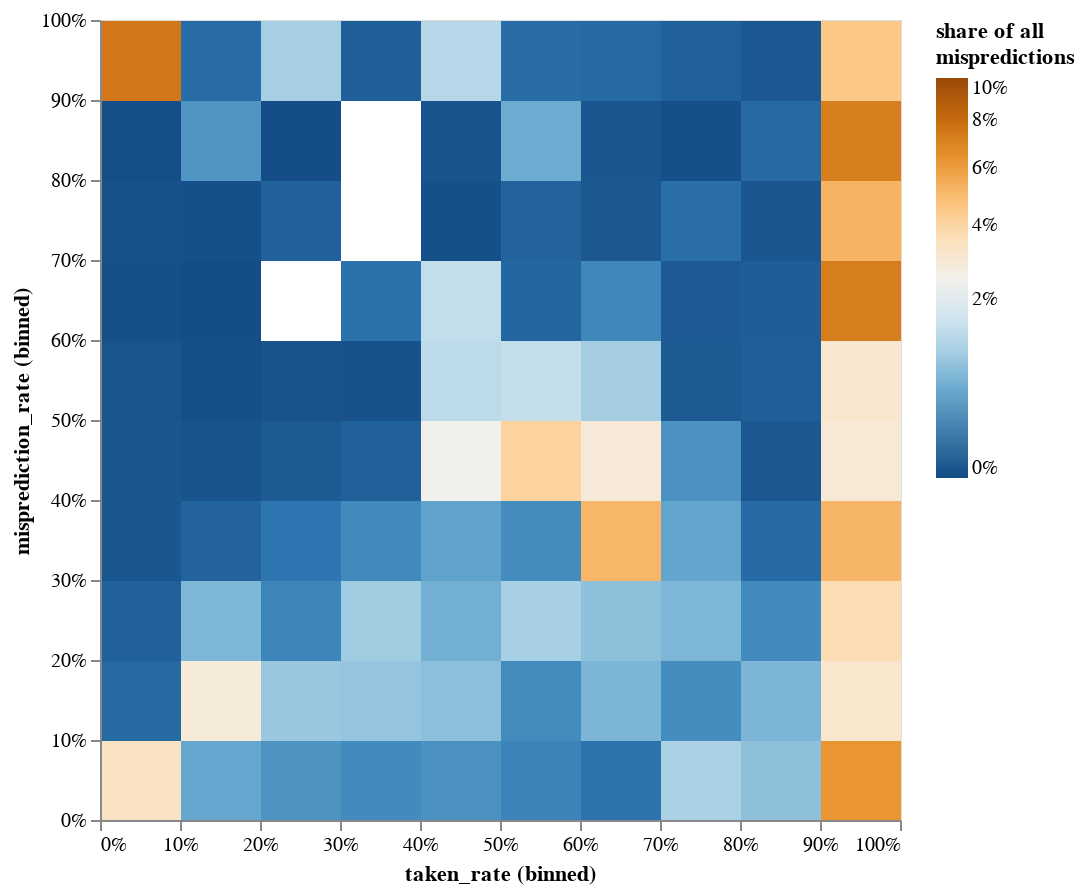

Here is the notebook cell this chart was saved with:
### Code cell
ddf = df.lazy().groupby([
    pl.col('inst_addr'),
    pl.col('alloc_context'),
    pl.col('checkpoint'),
    pl.col('simpoint_weight'),
    pl.col('virtual'),
    pl.col('return')
]).agg(
    pl.col('taken').cast(pl.UInt32).sum(),
    pl.col('mispredicted').cast(pl.UInt32).sum(),
    pl.count()
).groupby([
    pl.col('inst_addr'),
    pl.col('alloc_context'),
    pl.col('virtual'),
    pl.col('return')
]).agg([
    (pl.col('taken') * pl.col('simpoint_weight')).sum(),
    (pl.col('mispredicted') * pl.col('simpoint_weight')).sum(),
    (pl.col('count') * pl.col('simpoint_weight')).sum()
]).with_columns([
    (pl.col('taken') / pl.col('count')).alias('taken_rate'),
    (pl.col('mispredicted') / pl.col('count')).alias('misprediction_rate'),
    pl.col('count').sum().alias('total count'),
    (pl.col('count') / pl.col('count').sum()).alias('share of occurences'),
    (pl.col('mispredicted') / pl.col('mispredicted').sum()).alias('share of mispredictions')
]).filter(
    (pl.col('alloc_context') != 0) # & pl.col('virtual') & ~pl.col('return')
).sort(
    'mispredicted',
    descending=True
).collect(streaming=True)

alt.Chart(ddf).mark_rect().encode(
    x=alt.X("taken_rate:Q", bin=True).axis(format='.0%'),
    y=alt.Y("misprediction_rate:Q", bin=True).axis(format='.0%'),
    color=alt.Color('sum(share of mispredictions):Q',
                    scale=alt.Scale(type='sqrt', scheme='blueorange',domain=[0, 0.1]),
                    legend=alt.Legend(format=".0%",title=['share of all', 'mispredictions']))
).properties(
    width=400,
    height=400
)

#ddf.head(5)

### Figure 1 — Vega specification as saved in the notebook (floating-point values rounded to 4 significant figures)
{"$schema": "https://vega.github.io/schema/vega/v5.json", "data": [{"name": "source_0", "values": [{"bin_maxbins_10_misprediction_rate": 0.4, "bin_maxbins_10_misprediction_rate_end": 0.5, "bin_maxbins_10_taken_rate": 0.6, "bin_maxbins_10_taken_rate_end": 0.7, "sum_share of mispredictions": 0.02924}, {"bin_maxbins_10_misprediction_rate": 0.3, "bin_maxbins_10_misprediction_rate_end": 0.4, "bin_maxbins_10_taken_rate": 0.6, "bin_maxbins_10_taken_rate_end": 0.7, "sum_share of mispredictions": 0.05156}, {"bin_maxbins_10_misprediction_rate": 0.4, "bin_maxbins_10_misprediction_rate_end": 0.5, "bin_maxbins_10_taken_rate": 0.4, "bin_maxbins_10_taken_rate_end": 0.5, "sum_share of mispredictions": 0.02477}, {"bin_maxbins_10_misprediction_rate": 0.1, "bin_maxbins_10_misprediction_rate_end": 0.2, "bin_maxbins_10_taken_rate": 0.1, "bin_maxbins_10_taken_rate_end": 0.2, "sum_share of mispredictions": 0.02892}, {"bin_maxbins_10_misprediction_rate": 0.6, "bin_maxbins_10_misprediction_rate_end": 0.7, "bin_maxbins_10_taken_rate": 0.4, "bin_maxbins_10_taken_rate_end": 0.5, "sum_share of mispredictions": 0.01386}, {"bin_maxbins_10_misprediction_rate": 0.9, "bin_maxbins_10_misprediction_rate_end": 1.0, "bin_maxbins_10_taken_rate": 0.0, "bin_maxbins_10_taken_rate_end": 0.1, "sum_share of mispredictions": 0.07497}, {"bin_maxbins_10_misprediction_rate": 0.4, "bin_maxbins_10_misprediction_rate_end": 0.5, "bin_maxbins_10_taken_rate": 0.5, "bin_maxbins_10_taken_rate_end": 0.6, "sum_share of mispredictions": 0.04101}, {"bin_maxbins_10_misprediction_rate": 0.5, "bin_maxbins_10_misprediction_rate_end": 0.6, "bin_maxbins_10_taken_rate": 0.4, "bin_maxbins_10_taken_rate_end": 0.5, "sum_share of mispredictions": 0.01283}, {"bin_maxbins_10_misprediction_rate": 0.9, "bin_maxbins_10_misprediction_rate_end": 1.0, "bin_maxbins_10_taken_rate": 0.9, "bin_maxbins_10_taken_rate_end": 1.0, "sum_share of mispredictions": 0.04545}, {"bin_maxbins_10_misprediction_rate": 0.9, "bin_maxbins_10_misprediction_rate_end": 1.0, "bin_maxbins_10_taken_rate": 0.4, "bin_maxbins_10_taken_rate_end": 0.5, "sum_share of mispredictions": 0.01202}, {"bin_maxbins_10_misprediction_rate": 0.8, "bin_maxbins_10_misprediction_rate_end": 0.9, "bin_maxbins_10_taken_rate": 0.9, "bin_maxbins_10_taken_rate_end": 1.0, "sum_share of mispredictions": 0.07194}, {"bin_maxbins_10_misprediction_rate": 0.4, "bin_maxbins_10_misprediction_rate_end": 0.5, "bin_maxbins_10_taken_rate": 0.9, "bin_maxbins_10_taken_rate_end": 1.0, "sum_share of mispredictions": 0.02978}, {"bin_maxbins_10_misprediction_rate": 0.6, "bin_maxbins_10_misprediction_rate_end": 0.7, "bin_maxbins_10_taken_rate": 0.9, "bin_maxbins_10_taken_rate_end": 1.0, "sum_share of mispredictions": 0.0724}, {"bin_maxbins_10_misprediction_rate": 0.9, "bin_maxbins_10_misprediction_rate_end": 1.0, "bin_maxbins_10_taken_rate": 0.2, "bin_maxbins_10_taken_rate_end": 0.3, "sum_share of mispredictions": 0.01016}, {"bin_maxbins_10_misprediction_rate": 0.7, "bin_maxbins_10_misprediction_rate_end": 0.8, "bin_maxbins_10_taken_rate": 0.9, "bin_maxbins_10_taken_rate_end": 1.0, "sum_share of mispredictions": 0.05277}, {"bin_maxbins_10_misprediction_rate": 0.2, "bin_maxbins_10_misprediction_rate_end": 0.3, "bin_maxbins_10_taken_rate": 0.9, "bin_maxbins_10_taken_rate_end": 1.0, "sum_share of mispredictions": 0.03697}, {"bin_maxbins_10_misprediction_rate": 0.0, "bin_maxbins_10_misprediction_rate_end": 0.1, "bin_maxbins_10_taken_rate": 0.0, "bin_maxbins_10_taken_rate_end": 0.1, "sum_share of mispredictions": 0.03344}, {"bin_maxbins_10_misprediction_rate": 0.5, "bin_maxbins_10_misprediction_rate_end": 0.6, "bin_maxbins_10_taken_rate": 0.6, "bin_maxbins_10_taken_rate_end": 0.7, "sum_share of mispredictions": 0.009753}, {"bin_maxbins_10_misprediction_rate": 0.2, "bin_maxbins_10_misprediction_rate_end": 0.3, "bin_maxbins_10_taken_rate": 0.3, "bin_maxbins_10_taken_rate_end": 0.4, "sum_share of mispredictions": 0.009352}, {"bin_maxbins_10_misprediction_rate": 0.3, "bin_maxbins_10_misprediction_rate_end": 0.4, "bin_maxbins_10_taken_rate": 0.9, "bin_maxbins_10_taken_rate_end": 1.0, "sum_share of mispredictions": 0.05176}, {"bin_maxbins_10_misprediction_rate": 0.5, "bin_maxbins_10_misprediction_rate_end": 0.6, "bin_maxbins_10_taken_rate": 0.9, "bin_maxbins_10_taken_rate_end": 1.0, "sum_share of mispredictions": 0.03123}, {"bin_maxbins_10_misprediction_rate": 0.2, "bin_maxbins_10_misprediction_rate_end": 0.3, "bin_maxbins_10_taken_rate": 0.5, "bin_maxbins_10_taken_rate_end": 0.6, "sum_share of mispredictions": 0.01033}, {"bin_maxbins_10_misprediction_rate": 0.5, "bin_maxbins_10_misprediction_rate_end": 0.6, "bin_maxbins_10_taken_rate": 0.5, "bin_maxbins_10_taken_rate_end": 0.6, "sum_share of mispredictions": 0.01398}, {"bin_maxbins_10_misprediction_rate": 0.2, "bin_maxbins_10_misprediction_rate_end": 0.3, "bin_maxbins_10_taken_rate": 0.6, "bin_maxbins_10_taken_rate_end": 0.7, "sum_share of mispredictions": 0.007506}, {"bin_maxbins_10_misprediction_rate": 0.0, "bin_maxbins_10_misprediction_rate_end": 0.1, "bin_maxbins_10_taken_rate": 0.9, "bin_maxbins_10_taken_rate_end": 1.0, "sum_share of mispredictions": 0.06335}, {"bin_maxbins_10_misprediction_rate": 0.1, "bin_maxbins_10_misprediction_rate_end": 0.2, "bin_maxbins_10_taken_rate": 0.9, "bin_maxbins_10_taken_rate_end": 1.0, "sum_share of mispredictions": 0.0314}, {"bin_maxbins_10_misprediction_rate": 0.0, "bin_maxbins_10_misprediction_rate_end": 0.1, "bin_maxbins_10_taken_rate": 0.7, "bin_maxbins_10_taken_rate_end": 0.8, "sum_share of mispredictions": 0.01062}, {"bin_maxbins_10_misprediction_rate": 0.1, "bin_maxbins_10_misprediction_rate_end": 0.2, "bin_maxbins_10_taken_rate": 0.4, "bin_maxbins_10_taken_rate_end": 0.5, "sum_share of mispredictions": 0.007431}, {"bin_maxbins_10_misprediction_rate": 0.1, "bin_maxbins_10_misprediction_rate_end": 0.2, "bin_maxbins_10_taken_rate": 0.2, "bin_maxbins_10_taken_rate_end": 0.3, "sum_share of mispredictions": 0.008629}, {"bin_maxbins_10_misprediction_rate": 0.2, "bin_maxbins_10_misprediction_rate_end": 0.3, "bin_maxbins_10_taken_rate": 0.4, "bin_maxbins_10_taken_rate_end": 0.5, "sum_share of mispredictions": 0.00542}, {"bin_maxbins_10_misprediction_rate": 0.8, "bin_maxbins_10_misprediction_rate_end": 0.9, "bin_maxbins_10_taken_rate": 0.5, "bin_maxbins_10_taken_rate_end": 0.6, "sum_share of mispredictions": 0.005065}, {"bin_maxbins_10_misprediction_rate": 0.0, "bin_maxbins_10_misprediction_rate_end": 0.1, "bin_maxbins_10_taken_rate": 0.1, "bin_maxbins_10_taken_rate_end": 0.2, "sum_share of mispredictions": 0.004488}, {"bin_maxbins_10_misprediction_rate": 0.1, "bin_maxbins_10_misprediction_rate_end": 0.2, "bin_maxbins_10_taken_rate": 0.6, "bin_maxbins_10_taken_rate_end": 0.7, "sum_share of mispredictions": 0.006148}, {"bin_maxbins_10_misprediction_rate": 0.2, "bin_maxbins_10_misprediction_rate_end": 0.3, "bin_maxbins_10_taken_rate": 0.1, "bin_maxbins_10_taken_rate_end": 0.2, "sum_share of mispredictions": 0.006214}, {"bin_maxbins_10_misprediction_rate": 0.4, "bin_maxbins_10_misprediction_rate_end": 0.5, "bin_maxbins_10_taken_rate": 0.7, "bin_maxbins_10_taken_rate_end": 0.8, "sum_share of mispredictions": 0.00258}, {"bin_maxbins_10_misprediction_rate": 0.0, "bin_maxbins_10_misprediction_rate_end": 0.1, "bin_maxbins_10_taken_rate": 0.8, "bin_maxbins_10_taken_rate_end": 0.9, "sum_share of mispredictions": 0.007624}, {"bin_maxbins_10_misprediction_rate": 0.6, "bin_maxbins_10_misprediction_rate_end": 0.7, "bin_maxbins_10_taken_rate": 0.6, "bin_maxbins_10_taken_rate_end": 0.7, "sum_share of mispredictions": 0.001869}, {"bin_maxbins_10_misprediction_rate": 0.8, "bin_maxbins_10_misprediction_rate_end": 0.9, "bin_maxbins_10_taken_rate": 0.1, "bin_maxbins_10_taken_rate_end": 0.2, "sum_share of mispredictions": 0.00294}, {"bin_maxbins_10_misprediction_rate": 0.1, "bin_maxbins_10_misprediction_rate_end": 0.2, "bin_maxbins_10_taken_rate": 0.8, "bin_maxbins_10_taken_rate_end": 0.9, "sum_share of mispredictions": 0.006157}, {"bin_maxbins_10_misprediction_rate": 0.2, "bin_maxbins_10_misprediction_rate_end": 0.3, "bin_maxbins_10_taken_rate": 0.7, "bin_maxbins_10_taken_rate_end": 0.8, "sum_share of mispredictions": 0.006259}, {"bin_maxbins_10_misprediction_rate": 0.1, "bin_maxbins_10_misprediction_rate_end": 0.2, "bin_maxbins_10_taken_rate": 0.3, "bin_maxbins_10_taken_rate_end": 0.4, "sum_share of mispredictions": 0.008188}, {"bin_maxbins_10_misprediction_rate": 0.0, "bin_maxbins_10_misprediction_rate_end": 0.1, "bin_maxbins_10_taken_rate": 0.4, "bin_maxbins_10_taken_rate_end": 0.5, "sum_share of mispredictions": 0.002611}, {"bin_maxbins_10_misprediction_rate": 0.3, "bin_maxbins_10_misprediction_rate_end": 0.4, "bin_maxbins_10_taken_rate": 0.4, "bin_maxbins_10_taken_rate_end": 0.5, "sum_share of mispredictions": 0.00422}, {"bin_maxbins_10_misprediction_rate": 0.3, "bin_maxbins_10_misprediction_rate_end": 0.4, "bin_maxbins_10_taken_rate": 0.3, "bin_maxbins_10_taken_rate_end": 0.4, "sum_share of mispredictions": 0.001992}, {"bin_maxbins_10_misprediction_rate": 0.3, "bin_maxbins_10_misprediction_rate_end": 0.4, "bin_maxbins_10_taken_rate": 0.5, "bin_maxbins_10_taken_rate_end": 0.6, "sum_share of mispredictions": 0.00214}, {"bin_maxbins_10_misprediction_rate": 0.1, "bin_maxbins_10_misprediction_rate_end": 0.2, "bin_maxbins_10_taken_rate": 0.5, "bin_maxbins_10_taken_rate_end": 0.6, "sum_share of mispredictions": 0.002133}, {"bin_maxbins_10_misprediction_rate": 0.1, "bin_maxbins_10_misprediction_rate_end": 0.2, "bin_maxbins_10_taken_rate": 0.7, "bin_maxbins_10_taken_rate_end": 0.8, "sum_share of mispredictions": 0.002277}, {"bin_maxbins_10_misprediction_rate": 0.2, "bin_maxbins_10_misprediction_rate_end": 0.3, "bin_maxbins_10_taken_rate": 0.8, "bin_maxbins_10_taken_rate_end": 0.9, "sum_share of mispredictions": 0.00207}, {"bin_maxbins_10_misprediction_rate": 0.0, "bin_maxbins_10_misprediction_rate_end": 0.1, "bin_maxbins_10_taken_rate": 0.3, "bin_maxbins_10_taken_rate_end": 0.4, "sum_share of mispredictions": 0.002089}, {"bin_maxbins_10_misprediction_rate": 0.3, "bin_maxbins_10_misprediction_rate_end": 0.4, "bin_maxbins_10_taken_rate": 0.7, "bin_maxbins_10_taken_rate_end": 0.8, "sum_share of mispredictions": 0.004339}, {"bin_maxbins_10_misprediction_rate": 0.0, "bin_maxbins_10_misprediction_rate_end": 0.1, "bin_maxbins_10_taken_rate": 0.5, "bin_maxbins_10_taken_rate_end": 0.6, "sum_share of mispredictions": 0.001609}, {"bin_maxbins_10_misprediction_rate": 0.9, "bin_maxbins_10_misprediction_rate_end": 1.0, "bin_maxbins_10_taken_rate": 0.5, "bin_maxbins_10_taken_rate_end": 0.6, "sum_share of mispredictions": 0.0005824}, {"bin_maxbins_10_misprediction_rate": 0.6, "bin_maxbins_10_misprediction_rate_end": 0.7, "bin_maxbins_10_taken_rate": 0.3, "bin_maxbins_10_taken_rate_end": 0.4, "sum_share of mispredictions": 0.0007517}, {"bin_maxbins_10_misprediction_rate": 0.8, "bin_maxbins_10_misprediction_rate_end": 0.9, "bin_maxbins_10_taken_rate": 0.8, "bin_maxbins_10_taken_rate_end": 0.9, "sum_share of mispredictions": 0.000438}, {"bin_maxbins_10_misprediction_rate": 0.3, "bin_maxbins_10_misprediction_rate_end": 0.4, "bin_maxbins_10_taken_rate": 0.2, "bin_maxbins_10_taken_rate_end": 0.3, "sum_share of mispredictions": 0.0009003}, {"bin_maxbins_10_misprediction_rate": 0.7, "bin_maxbins_10_misprediction_rate_end": 0.8, "bin_maxbins_10_taken_rate": 0.7, "bin_maxbins_10_taken_rate_end": 0.8, "sum_share of mispredictions": 0.000608}, {"bin_maxbins_10_misprediction_rate": 0.6, "bin_maxbins_10_misprediction_rate_end": 0.7, "bin_maxbins_10_taken_rate": 0.5, "bin_maxbins_10_taken_rate_end": 0.6, "sum_share of mispredictions": 0.000347}, {"bin_maxbins_10_misprediction_rate": 0.0, "bin_maxbins_10_misprediction_rate_end": 0.1, "bin_maxbins_10_taken_rate": 0.2, "bin_maxbins_10_taken_rate_end": 0.3, "sum_share of mispredictions": 0.00276}, {"bin_maxbins_10_misprediction_rate": 0.7, "bin_maxbins_10_misprediction_rate_end": 0.8, "bin_maxbins_10_taken_rate": 0.5, "bin_maxbins_10_taken_rate_end": 0.6, "sum_share of mispredictions": 0.0002783}, {"bin_maxbins_10_misprediction_rate": 0.9, "bin_maxbins_10_misprediction_rate_end": 1.0, "bin_maxbins_10_taken_rate": 0.7, "bin_maxbins_10_taken_rate_end": 0.8, "sum_share of mispredictions": 0.0002344}, {"bin_maxbins_10_misprediction_rate": 0.9, "bin_maxbins_10_misprediction_rate_end": 1.0, "bin_maxbins_10_taken_rate": 0.6, "bin_maxbins_10_taken_rate_end": 0.7, "sum_share of mispredictions": 0.0004762}, {"bin_maxbins_10_misprediction_rate": 0.2, "bin_maxbins_10_misprediction_rate_end": 0.3, "bin_maxbins_10_taken_rate": 0.2, "bin_maxbins_10_taken_rate_end": 0.3, "sum_share of mispredictions": 0.001743}, {"bin_maxbins_10_misprediction_rate": 0.1, "bin_maxbins_10_misprediction_rate_end": 0.2, "bin_maxbins_10_taken_rate": 0.0, "bin_maxbins_10_taken_rate_end": 0.1, "sum_share of mispredictions": 0.0004657}, {"bin_maxbins_10_misprediction_rate": 0.0, "bin_maxbins_10_misprediction_rate_end": 0.1, "bin_maxbins_10_taken_rate": 0.6, "bin_maxbins_10_taken_rate_end": 0.7, "sum_share of mispredictions": 0.0007967}, {"bin_maxbins_10_misprediction_rate": 0.9, "bin_maxbins_10_misprediction_rate_end": 1.0, "bin_maxbins_10_taken_rate": 0.1, "bin_maxbins_10_taken_rate_end": 0.2, "sum_share of mispredictions": 0.0005403}, {"bin_maxbins_10_misprediction_rate": 0.9, "bin_maxbins_10_misprediction_rate_end": 1.0, "bin_maxbins_10_taken_rate": 0.3, "bin_maxbins_10_taken_rate_end": 0.4, "sum_share of mispredictions": 0.0002137}, {"bin_maxbins_10_misprediction_rate": 0.5, "bin_maxbins_10_misprediction_rate_end": 0.6, "bin_maxbins_10_taken_rate": 0.8, "bin_maxbins_10_taken_rate_end": 0.9, "sum_share of mispredictions": 0.0001939}, {"bin_maxbins_10_misprediction_rate": 0.3, "bin_maxbins_10_misprediction_rate_end": 0.4, "bin_maxbins_10_taken_rate": 0.1, "bin_maxbins_10_taken_rate_end": 0.2, "sum_share of mispredictions": 0.0002724}, {"bin_maxbins_10_misprediction_rate": 0.4, "bin_maxbins_10_misprediction_rate_end": 0.5, "bin_maxbins_10_taken_rate": 0.2, "bin_maxbins_10_taken_rate_end": 0.3, "sum_share of mispredictions": 0.0001094}, {"bin_maxbins_10_misprediction_rate": 0.9, "bin_maxbins_10_misprediction_rate_end": 1.0, "bin_maxbins_10_taken_rate": 0.8, "bin_maxbins_10_taken_rate_end": 0.9, "sum_share of mispredictions": 7.589e-05}, {"bin_maxbins_10_misprediction_rate": 0.2, "bin_maxbins_10_misprediction_rate_end": 0.3, "bin_maxbins_10_taken_rate": 0.0, "bin_maxbins_10_taken_rate_end": 0.1, "sum_share of mispredictions": 0.0002264}, {"bin_maxbins_10_misprediction_rate": 0.4, "bin_maxbins_10_misprediction_rate_end": 0.5, "bin_maxbins_10_taken_rate": 0.3, "bin_maxbins_10_taken_rate_end": 0.4, "sum_share of mispredictions": 0.0002378}, {"bin_maxbins_10_misprediction_rate": 0.5, "bin_maxbins_10_misprediction_rate_end": 0.6, "bin_maxbins_10_taken_rate": 0.7, "bin_maxbins_10_taken_rate_end": 0.8, "sum_share of mispredictions": 0.0001049}, {"bin_maxbins_10_misprediction_rate": 0.6, "bin_maxbins_10_misprediction_rate_end": 0.7, "bin_maxbins_10_taken_rate": 0.8, "bin_maxbins_10_taken_rate_end": 0.9, "sum_share of mispredictions": 0.0001681}, {"bin_maxbins_10_misprediction_rate": 0.7, "bin_maxbins_10_misprediction_rate_end": 0.8, "bin_maxbins_10_taken_rate": 0.2, "bin_maxbins_10_taken_rate_end": 0.3, "sum_share of mispredictions": 0.0002529}, {"bin_maxbins_10_misprediction_rate": 0.3, "bin_maxbins_10_misprediction_rate_end": 0.4, "bin_maxbins_10_taken_rate": 0.8, "bin_maxbins_10_taken_rate_end": 0.9, "sum_share of mispredictions": 0.0005049}, {"bin_maxbins_10_misprediction_rate": 0.8, "bin_maxbins_10_misprediction_rate_end": 0.9, "bin_maxbins_10_taken_rate": 0.6, "bin_maxbins_10_taken_rate_end": 0.7, "sum_share of mispredictions": 5.997e-05}, {"bin_maxbins_10_misprediction_rate": 0.6, "bin_maxbins_10_misprediction_rate_end": 0.7, "bin_maxbins_10_taken_rate": 0.7, "bin_maxbins_10_taken_rate_end": 0.8, "sum_share of mispredictions": 0.0001164}, {"bin_maxbins_10_misprediction_rate": 0.8, "bin_maxbins_10_misprediction_rate_end": 0.9, "bin_maxbins_10_taken_rate": 0.4, "bin_maxbins_10_taken_rate_end": 0.5, "sum_share of mispredictions": 3.617e-05}, {"bin_maxbins_10_misprediction_rate": 0.4, "bin_maxbins_10_misprediction_rate_end": 0.5, "bin_maxbins_10_taken_rate": 0.1, "bin_maxbins_10_taken_rate_end": 0.2, "sum_share of mispredictions": 3.199e-05}, {"bin_maxbins_10_misprediction_rate": 0.7, "bin_maxbins_10_misprediction_rate_end": 0.8, "bin_maxbins_10_taken_rate": 0.6, "bin_maxbins_10_taken_rate_end": 0.7, "sum_share of mispredictions": 7.787e-05}, {"bin_maxbins_10_misprediction_rate": 0.4, "bin_maxbins_10_misprediction_rate_end": 0.5, "bin_maxbins_10_taken_rate": 0.8, "bin_maxbins_10_taken_rate_end": 0.9, "sum_share of mispredictions": 8.504e-05}, {"bin_maxbins_10_misprediction_rate": 0.7, "bin_maxbins_10_misprediction_rate_end": 0.8, "bin_maxbins_10_taken_rate": 0.8, "bin_maxbins_10_taken_rate_end": 0.9, "sum_share of mispredictions": 5.964e-05}, {"bin_maxbins_10_misprediction_rate": 0.4, "bin_maxbins_10_misprediction_rate_end": 0.5, "bin_maxbins_10_taken_rate": 0.0, "bin_maxbins_10_taken_rate_end": 0.1, "sum_share of mispredictions": 6.227e-05}, {"bin_maxbins_10_misprediction_rate": 0.3, "bin_maxbins_10_misprediction_rate_end": 0.4, "bin_maxbins_10_taken_rate": 0.0, "bin_maxbins_10_taken_rate_end": 0.1, "sum_share of mispredictions": 6.709e-05}, {"bin_maxbins_10_misprediction_rate": 0.7, "bin_maxbins_10_misprediction_rate_end": 0.8, "bin_maxbins_10_taken_rate": 0.4, "bin_maxbins_10_taken_rate_end": 0.5, "sum_share of mispredictions": 1.449e-05}, {"bin_maxbins_10_misprediction_rate": 0.7, "bin_maxbins_10_misprediction_rate_end": 0.8, "bin_maxbins_10_taken_rate": 0.1, "bin_maxbins_10_taken_rate_end": 0.2, "sum_share of mispredictions": 1.204e-05}, {"bin_maxbins_10_misprediction_rate": 0.5, "bin_maxbins_10_misprediction_rate_end": 0.6, "bin_maxbins_10_taken_rate": 0.3, "bin_maxbins_10_taken_rate_end": 0.4, "sum_share of mispredictions": 2.233e-05}, {"bin_maxbins_10_misprediction_rate": 0.8, "bin_maxbins_10_misprediction_rate_end": 0.9, "bin_maxbins_10_taken_rate": 0.7, "bin_maxbins_10_taken_rate_end": 0.8, "sum_share of mispredictions": 1.031e-05}, {"bin_maxbins_10_misprediction_rate": 0.6, "bin_maxbins_10_misprediction_rate_end": 0.7, "bin_maxbins_10_taken_rate": 0.0, "bin_maxbins_10_taken_rate_end": 0.1, "sum_share of mispredictions": 1.024e-05}, {"bin_maxbins_10_misprediction_rate": 0.5, "bin_maxbins_10_misprediction_rate_end": 0.6, "bin_maxbins_10_taken_rate": 0.0, "bin_maxbins_10_taken_rate_end": 0.1, "sum_share of mispredictions": 4.963e-05}, {"bin_maxbins_10_misprediction_rate": 0.5, "bin_maxbins_10_misprediction_rate_end": 0.6, "bin_maxbins_10_taken_rate": 0.2, "bin_maxbins_10_taken_rate_end": 0.3, "sum_share of mispredictions": 3.311e-05}, {"bin_maxbins_10_misprediction_rate": 0.7, "bin_maxbins_10_misprediction_rate_end": 0.8, "bin_maxbins_10_taken_rate": 0.0, "bin_maxbins_10_taken_rate_end": 0.1, "sum_share of mispredictions": 1.83e-05}, {"bin_maxbins_10_misprediction_rate": 0.5, "bin_maxbins_10_misprediction_rate_end": 0.6, "bin_maxbins_10_taken_rate": 0.1, "bin_maxbins_10_taken_rate_end": 0.2, "sum_share of mispredictions": 4.523e-06}, {"bin_maxbins_10_misprediction_rate": 0.8, "bin_maxbins_10_misprediction_rate_end": 0.9, "bin_maxbins_10_taken_rate": 0.0, "bin_maxbins_10_taken_rate_end": 0.1, "sum_share of mispredictions": 4.65e-06}, {"bin_maxbins_10_misprediction_rate": 0.6, "bin_maxbins_10_misprediction_rate_end": 0.7, "bin_maxbins_10_taken_rate": 0.1, "bin_maxbins_10_taken_rate_end": 0.2, "sum_share of mispredictions": 2.474e-06}, {"bin_maxbins_10_misprediction_rate": 0.8, "bin_maxbins_10_misprediction_rate_end": 0.9, "bin_maxbins_10_taken_rate": 0.2, "bin_maxbins_10_taken_rate_end": 0.3, "sum_share of mispredictions": 2.161e-06}]}], "signals": [{"name": "bin_maxbins_10_misprediction_rate_bins", "value": {"fields": ["misprediction_rate"], "fname": "bin_misprediction_rate", "start": 0.0, "step": 0.1, "stop": 1.0}}, {"name": "bin_maxbins_10_taken_rate_bins", "value": {"fields": ["taken_rate"], "fname": "bin_taken_rate", "start": 0.0, "step": 0.1, "stop": 1.0}}], "marks": [{"type": "rect", "name": "marks", "from": {"data": "source_0"}, "encode": {"update": {"fill": {"field": "sum_share of mispredictions", "scale": "color"}, "x": {"field": "bin_maxbins_10_taken_rate_end", "scale": "x", "offset": 0.5}, "y": {"field": "bin_maxbins_10_misprediction_rate_end", "scale": "y", "offset": 0.5}, "x2": {"field": "bin_maxbins_10_taken_rate", "scale": "x", "offset": 0.5}, "y2": {"field": "bin_maxbins_10_misprediction_rate", "scale": "y", "offset": 0.5}, "description": {"signal": "\"taken_rate (binned): \" + (!isValid(datum[\"bin_maxbins_10_taken_rate\"]) || !isFinite(+datum[\"bin_maxbins_10_taken_rate\"]) ? \"null\" : format(datum[\"bin_maxbins_10_taken_rate\"], \".0%\") + \" – \" + format(datum[\"bin_maxbins_10_taken_rate_end\"], \".0%\")) + \"; misprediction_rate (binned): \" + (!isValid(datum[\"bin_maxbins_10_misprediction_rate\"]) || !isFinite(+datum[\"bin_maxbins_10_misprediction_rate\"]) ? \"null\" : format(datum[\"bin_maxbins_10_misprediction_rate\"], \".0%\") + \" – \" + format(datum[\"bin_maxbins_10_misprediction_rate_end\"], \".0%\")) + \"; Sum of share of mispredictions: \" + (format(datum[\"sum_share of mispredictions\"], \".0%\"))"}}}, "style": ["rect"]}], "scales": [{"name": "x", "type": "linear", "domain": {"signal": "[bin_maxbins_10_taken_rate_bins.start, bin_maxbins_10_taken_rate_bins.stop]"}, "range": [0, {"signal": "width"}], "bins": {"signal": "bin_maxbins_10_taken_rate_bins"}, "zero": false}, {"name": "y", "type": "linear", "domain": {"signal": "[bin_maxbins_10_misprediction_rate_bins.start, bin_maxbins_10_misprediction_rate_bins.stop]"}, "range": [{"signal": "height"}, 0], "bins": {"signal": "bin_maxbins_10_misprediction_rate_bins"}, "zero": false}, {"name": "color", "type": "sqrt", "domain": [0, 0.1], "range": {"scheme": "blueorange"}, "zero": true, "interpolate": "hcl"}], "axes": [{"scale": "x", "orient": "bottom", "grid": false, "format": ".0%", "zindex": 1, "labelOverlap": true, "title": "taken_rate (binned)", "labelFlush": true, "tickCount": {"signal": "ceil(width/10)"}}, {"scale": "y", "orient": "left", "grid": false, "zindex": 1, "labelOverlap": true, "title": "misprediction_rate (binned)", "format": ".0%", "tickCount": {"signal": "ceil(height/10)"}}], "legends": [{"format": ".0%", "title": ["share of all", "mispredictions"], "fill": "color", "gradientLength": {"signal": "clamp(height, 64, 200)"}}], "padding": 5, "width": 400, "background": "white", "height": 400, "style": "cell"}
